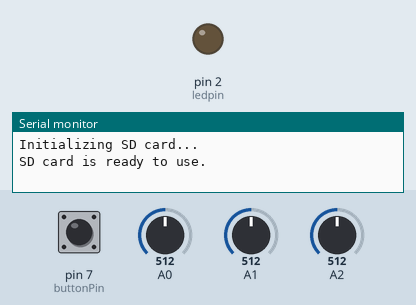
Recording of a sketch running on a simulated Arduino Uno, built with avr-gcc and run on an emulated ATmega328P. On the bench: output pins drawn as LEDs (lit = HIGH), the last lines printed to the serial monitor. Inputs (shaded band) come from the test bench; at power-on: pin 7 (buttonPin) LOW, A0 = 512, A1 = 512, A2 = 512. Storage starts empty.

Above: at 1.2 s.
1.3 s: pin 7 (buttonPin) pulsed HIGH 2 times (0.12 s each, 0.3 s apart)
At 1.46 s:
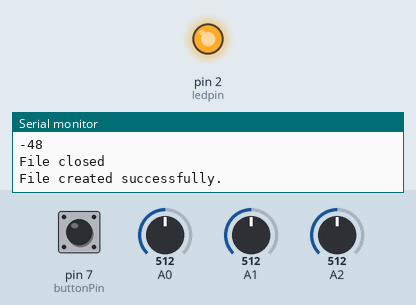
3.4 s: pin 7 (buttonPin) pulsed HIGH 2 times (0.12 s each, 0.3 s apart)
At 4.6 s:
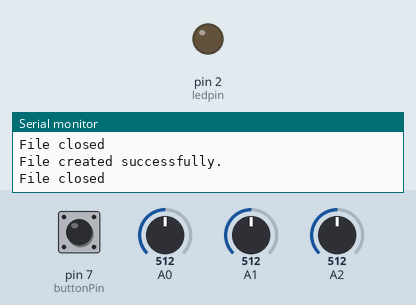
Timing chart, 0 to 6.4 s (numbered marks = the images above; inputs shaded):
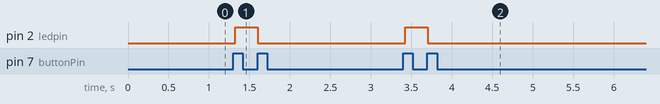

Measured:
- after the input at 1.3 s, pin 2 (ledpin): LOW → HIGH at once, → LOW 0.28 s later
- after the input at 3.4 s, pin 2 (ledpin): LOW → HIGH at once, → LOW 0.27 s later

The sketch:

accelerometerreading.ino
```cpp
#include <SD.h>
#include <SPI.h>
const int buttonPin = 7;
const int ledpin = 2;

int rawX;
int rawY;
int rawZ;

unsigned long startTime; // timing variables
unsigned long stopTime;
unsigned long diff;

int conv = 1;
String sta = String("test");
String en = String(".txt");
String buf = String();

// variables will change:
int buttonState = LOW;         // variable for reading the pushbutton status
int newState = LOW;
int hold = 0;
int CS_PIN = 4;
unsigned long tim = 0;
File file;
char strconv[16];

void setup() {
  Serial.begin(115200);
  // initialize the pushbutton pin as an input:
  pinMode(buttonPin, INPUT);
  pinMode(ledpin, OUTPUT);
  initializeSD();
}

void loop() {
  int len;
  // read the state of the pushbutton value:
  newState = digitalRead(buttonPin);
  if (newState == HIGH & buttonState == LOW){
    if (hold == 0){
      startTime = millis();
      openFile("track.txt");
      conv = file.read()-48;
      closeFile;

      SD.remove("track.txt");
      tim = 0;
      hold = 1;
      buf = sta + conv + en;
      conv = conv+1;

      createFile("track.txt");
      itoa(conv, strconv, 10);
      writeToFile(strconv);
      closeFile();

      len = buf.length();
      char nom[len+1];
      strcpy(nom, buf.c_str());
      createFile(nom);
      digitalWrite(ledpin, HIGH);
      startTime = millis();
    }
    else if (hold == 1){
      stopTime = millis();
      diff = stopTime-startTime;
      hold = 0;
      digitalWrite(ledpin, LOW);
      file.println("number of points: ");
      file.println(tim);
      file.println("time elapsed: ");
      file.println(diff);
      closeFile();
    }
  }

  buttonState = newState;
  if (hold == 1) {
    rawX = analogRead(A0);
    rawY = analogRead(A1);
    rawZ = analogRead(A2);
    //float scaledX, scaledY, scaledZ; // Scaled values for each axis
    //scaledX = map(rawX, 0, 675, -300, 300);
    file.println(String(rawX)+"\n"+String(rawY)+"\n"+String(rawZ));
    tim = tim+1;
  }
}

void initializeSD()
{
  Serial.println("Initializing SD card...");
  pinMode(CS_PIN, OUTPUT);

  if (SD.begin())
  {
    Serial.println("SD card is ready to use.");
  } else
  {
    Serial.println("SD card initialization failed");
    return;
  }
}

int createFile(char filename[])
{
  file = SD.open(filename, FILE_WRITE);

  if (file)
  {
    Serial.println("File created successfully.");
    return 1;
  } else
  {
    Serial.println("Error while creating file.");
    return 0;
  }
}

int writeToFile(char text[])
{
  if (file)
  {
    file.println(text);
    Serial.println("Writing to file: ");
    Serial.println(text);
    return 1;
  } else
  {
    Serial.println("Couldn't write to file");
    return 0;
  }
}

void closeFile()
{
  if (file)
  {
    file.close();
    Serial.println("File closed");
  }
}

int openFile(char filename[])
{
  file = SD.open(filename);
  if (file)
  {
    Serial.println("File opened with success!");
    return 1;
  } else
  {
    Serial.println("Error opening file...");
    return 0;
  }
}

String readLine()
{
  String received = "";
  char ch;
  while (file.available())
  {
    ch = file.read();
    if (ch == '\n')
    {
      return String(received);
    }
    else
    {
      received += ch;
    }
  }
  return "";
}
```
